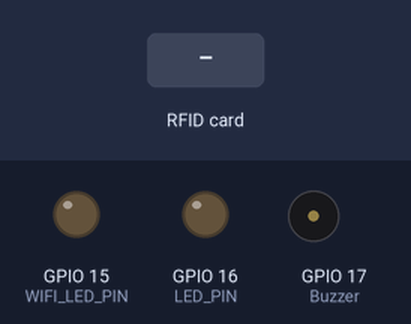
Bench run of a sketch on a simulated ESP32. Shown: output pins drawn as LEDs (lit = HIGH), buzzer (waves = sounding, pin HIGH). The inputs (shaded band) are chosen by the test bench. WiFi joins after 1.5 s; servers stay silent unless stated; uploads are accepted with an empty reply; what the sketch prints to the serial monitor is not drawn.

Above: at 0.1 s.
At 2.7 s:
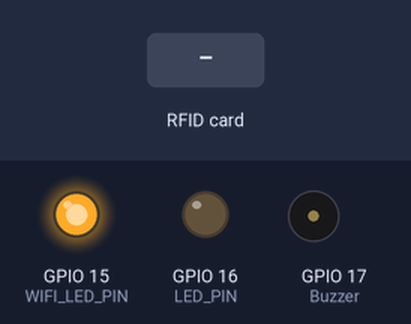
2.8 s: RFID card 5E 7A 19 C4 held to the reader
At 3.9 s:
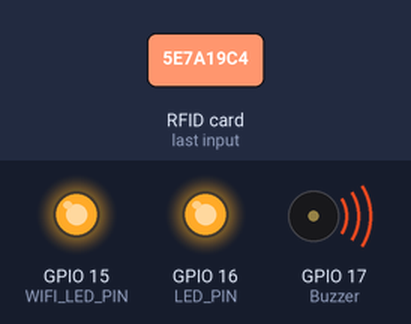
Timing chart, 0 to 5.8 s (numbered marks = the images above; inputs shaded):
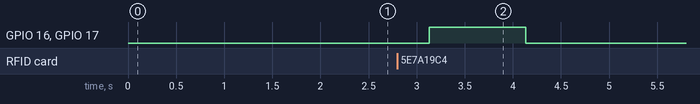

The sketch:

client.ino
```cpp
#include <WiFi.h>
#include <SPI.h>
#include <MFRC522.h>

#define Buzzer 17
#define LED_PIN 16
#define WIFI_LED_PIN 15
#define SS_PIN 5
#define RST_PIN 22

// WiFi Configuration
const char* ssid = "ESP32-Server";
const char* password = "password123";
const char* serverIP = "192.168.4.1"; // Default IP of ESP32 AP
const int serverPort = 80;

MFRC522 mfrc522(SS_PIN, RST_PIN);

void setup() {
  Serial.begin(115200);

  // Initialize WiFi
  pinMode(WIFI_LED_PIN, OUTPUT);
  digitalWrite(WIFI_LED_PIN, LOW);

  WiFi.begin(ssid, password);
  while (WiFi.status() != WL_CONNECTED) {
    delay(500);
    Serial.print(".");
  }
  digitalWrite(WIFI_LED_PIN, HIGH);
  Serial.println("\nConnected to WiFi");
  Serial.print("IP address: ");
  Serial.println(WiFi.localIP());

  // Initialize peripherals
  SPI.begin();
  mfrc522.PCD_Init();
  pinMode(Buzzer, OUTPUT);
  pinMode(LED_PIN, OUTPUT);
  digitalWrite(LED_PIN, LOW);
}

// Function to send RFID data to server
void sendRfidToServer(String rfidData) {
  WiFiClient client;

  Serial.println("Connecting to server...");
  if (client.connect(serverIP, serverPort)) {
    Serial.println("Connected to server");

    // Send HTTP request
    client.println("GET /send-rfid HTTP/1.1");
    client.println("Host: " + String(serverIP));
    client.println("Connection: close");
    client.println("RFID:" + rfidData);
    client.println();

    // Wait for response
    unsigned long timeout = millis();
    while (client.connected() && millis() - timeout < 3000) {
      if (client.available()) {
        String line = client.readStringUntil('\n');
        Serial.println(line);
      }
    }

    client.stop();
    Serial.println("Server connection closed");
  } else {
    Serial.println("Connection to server failed");
  }
}

void loop() {
  // RFID functionality with server communication
  if (mfrc522.PICC_IsNewCardPresent() && mfrc522.PICC_ReadCardSerial()) {
    String uidString = "";
    for (byte i = 0; i < mfrc522.uid.size; i++) {
      uidString += String(mfrc522.uid.uidByte[i] < 0x10 ? " 0" : " ");
      uidString += String(mfrc522.uid.uidByte[i], HEX);
    }
    uidString.toUpperCase();

    Serial.print("UID Tag:");
    Serial.println(uidString);

    // Send the RFID data to the server
    sendRfidToServer(uidString);

    digitalWrite(Buzzer, HIGH);
    digitalWrite(LED_PIN, HIGH);
    delay(1000);
    digitalWrite(Buzzer, LOW);
    digitalWrite(LED_PIN, LOW);

    mfrc522.PICC_HaltA();
    mfrc522.PCD_StopCrypto1();

    delay(2000);
  }
  delay(50);
}
```

Measured:
- after the input at 2.8 s, GPIO 16 (LED_PIN), GPIO 17 (Buzzer): LOW → HIGH after 0.33 s, → LOW 1.0 s later
